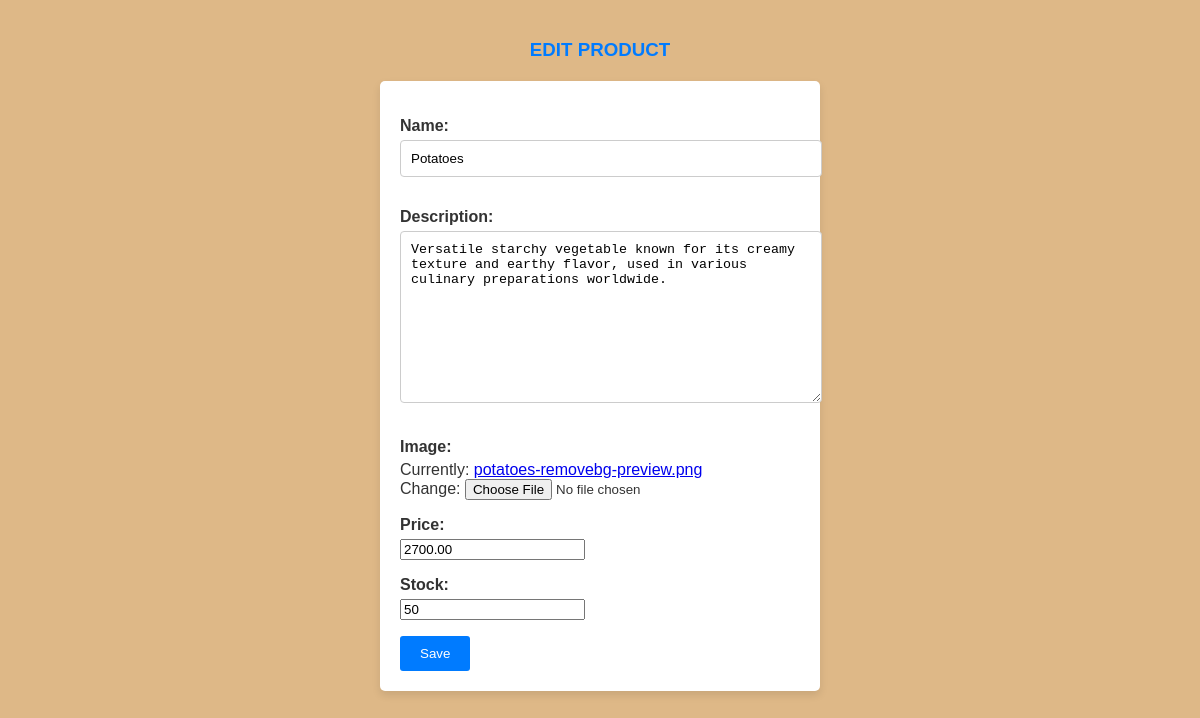
The page /inventory/products/edit/2/ on the database its author committed.
### inventory/models.py (models this page shows, shortened)
class Product(models.Model):
    name = models.CharField(max_length=32)
    description = models.TextField()
    image = models.ImageField(upload_to='products/')
    price = models.DecimalField(max_digits=6, decimal_places=2)
    stock = models.PositiveIntegerField()
    date_created = models.DateTimeField(auto_now_add=True)
    date_updated = models.DateTimeField(auto_now=True)

### inventory/views.py (the view)
# urls.py: path('products/edit/<int:id>/', edit_product_view, name='edit_product_view'),
def edit_product_view(request, id):
    product = Product.objects.get(id=id)
    if request.method == "POST":
        form = ProductUploadForm(request.POST, instance=product)
        if form.is_valid():
            form.save()
            return redirect('product_detail_view', id=product.id)
    else:
        form = ProductUploadForm(instance=product)
    return render(request, "inventory/edit_product.html", {"form": form})

### inventory/forms.py
class ProductUploadForm(forms.ModelForm):
    class Meta:
        model = Product
        fields = "__all__"

### templates/inventory/edit_product.html (shortened to what this page needs)
{% load static %}
<!DOCTYPE html>
<html lang="en">
<head>
    <link rel="stylesheet" href="{% static 'inventory/edit_product.css' %}">
</head>
<body>
    <h3>EDIT PRODUCT</h3>
    <form method="post">
    {{form.as_p}}
    <button type="submit">Save</button>
    </form>
</body>
</html>

### inventory/static/inventory/edit_product.css (style rules this page uses)
body { font-family: Arial, sans-serif; background-color: burlywood; margin: 0; padding: 20px; color: #333; }
h3 { color: #007BFF; margin-bottom: 20px; text-align: center; }
form { max-width: 400px; margin: 0 auto; background-color: #fff; border-radius: 5px; box-shadow: 0 4px 8px rgba(0, 0, 0, 0.1); padding: 20px; }
form label { display: block; font-weight: bold; margin-bottom: 5px; }
form input[type="text"], form textarea { width: 100%; padding: 10px; border: 1px solid #ccc; border-radius: 4px; margin-bottom: 15px; }
form button { background-color: #007BFF; color: #fff; padding: 10px 20px; border: none; border-radius: 3px; cursor: pointer; }

### rows shown on the page
Product: name "Potatoes", description "Versatile starchy vegetable known for its creamy texture and earthy flavor, used in various culinary preparations worldwide.", price "2700.00", stock "50"
